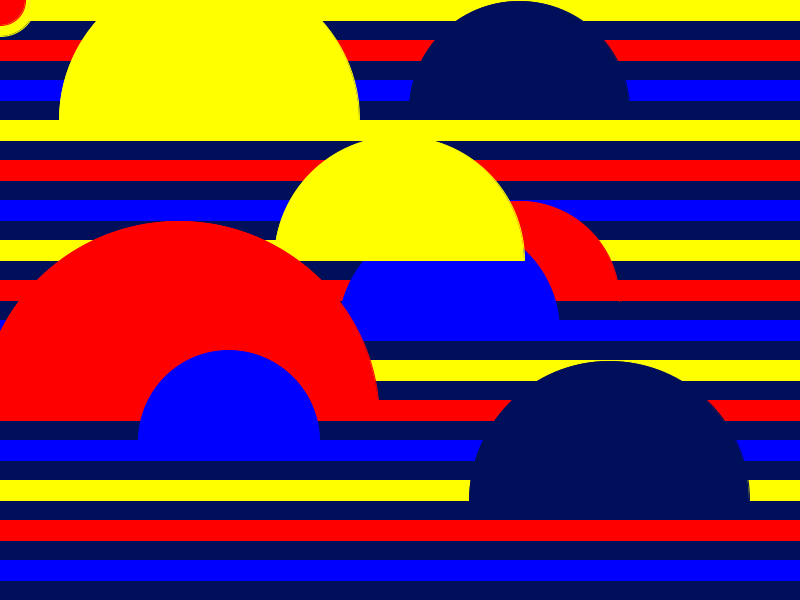
Frame 1 (no input)
Frame 60 (the mouse pressed at the canvas centre just before this capture): identical to frame 1, image omitted
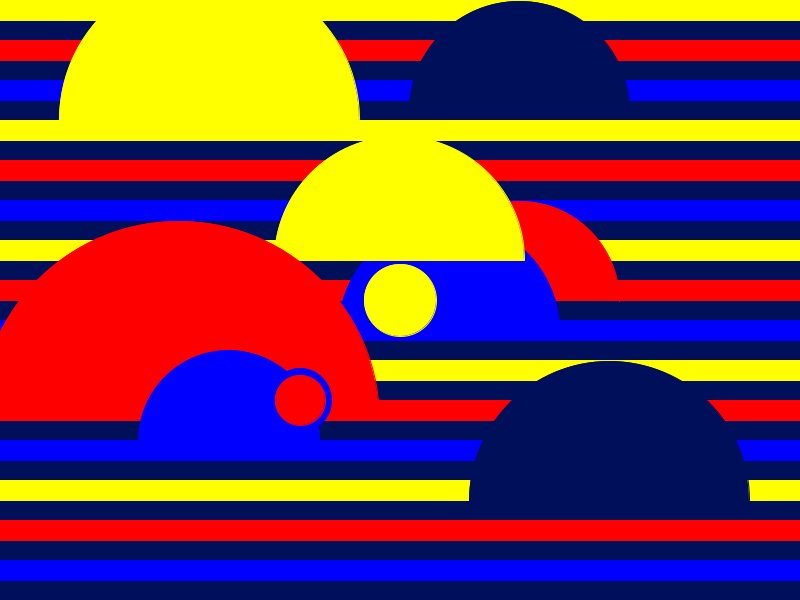
Frame 120 (the mouse held since frame 60 and released just before this capture)

The Processing sketch that drew these frames (run headless with seeded random() and noise(); from frame 60 on, the mouse is pressed at the canvas centre):

// Processing sketch: experimentation
// ── experimentation.pde
float x = 20;
float z = 800;
float s ;
float r;

void setup() {
  
  println("move your mouse cursor");
  size(800,600);
  
}

void draw () {
 
 
  x = mouseY ;
 
  background(0,15,90);
  fill(255,255,0);
  stroke(255,255,0);
  rect (0, 0, z, 20);
  fill(255,0,0);
  stroke(255,0,0);
  rect(0,40,z,20);
  fill(0,0,255);
  stroke(0,0,255);
  rect(0,80,z,20);
  
  fill(255,255,0);
  stroke(255,255,0);
  rect (0, 120, z, 20);
  fill(255,0,0);
  stroke(255,0,0);
  rect(0,160,z,20);
  fill(0,0,255);
  stroke(0,0,255);
  rect(0,200,z,20);
  
  fill(255,255,0);
  stroke(255,255,0);
  rect (0, 240, z, 20);
  fill(255,0,0);
  stroke(255,0,0);
  rect(0,280,z,20);
  fill(0,0,255);
  stroke(0,0,255);
  rect(0,320,z,20);
  
  fill(255,255,0);
  stroke(255,255,0);
  rect (0, 360, z, 20);
  fill(255,0,0);
  stroke(255,0,0);
  rect(0,400,z,20);
  fill(0,0,255);
  stroke(0,0,255);
  rect(0,440,z,20);
  
  fill(255,255,0);
  stroke(255,255,0);
  rect (0, 480, z, 20);
  fill(255,0,0);
  stroke(255,0,0);
  rect(0,520,z,20);
  fill(0,0,255);
  stroke(0,0,255);
  rect(0,560,z,20);
  
  
  
  
  
  
  fill (255,0,0);
  stroke(255,0,0);
arc (519, 301, 200, 200, PI, TWO_PI);

fill (0,0,255);
  stroke(0,0,255);
arc (449,331, 221, 221, PI, TWO_PI);
  
    fill (255,255,0);
  stroke(255,255,0);
arc (399, 261, 250, 250, PI, TWO_PI);

fill (0,15,90);
  stroke(0,15,90);
arc (519, 111, 220, 220, PI, TWO_PI);
  
   fill (255,0,0);
  stroke(255,0,0);
arc (179, 421, 400, 400, PI, TWO_PI);

fill (255,255,0);
  stroke(255,255,0);
arc (209, 120, 300, 300, PI, TWO_PI);

fill (0,0,255);
  stroke(0,0,255);
arc (229,441, 181, 181, PI, TWO_PI);

fill (0,15,90);
  stroke(0,15,90);
arc (609, 501, 280, 280, PI, TWO_PI);


s = mouseX;
r = mouseY;

fill(255,255,0);
stroke(255,255,0);
ellipse (s, r, 72, 72);

fill (0,0,255);
stroke(0,0,255);
ellipse (600-r, 800-s, 63, 63);

fill (255,0,0);
stroke(255,0,0);
ellipse (r, s, 50, 50);



  
}
